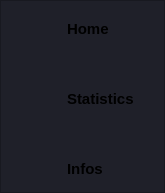
        <widget class="QFrame" name="left_menu_frame">
         <property name="minimumSize">
          <size>
           <width>148</width>
           <height>0</height>
          </size>
         </property>
         <property name="maximumSize">
          <size>
           <width>165</width>
           <height>16777215</height>
          </size>
         </property>
         <property name="styleSheet">
          <string notr="true">background-color:#1f2029;
border-right-color: rgb(173, 173, 173);
border-right: 1 solid rgb(173, 173, 173);
</string>
         </property>
         <property name="frameShape">
          <enum>QFrame::StyledPanel</enum>
         </property>
         <property name="frameShadow">
          <enum>QFrame::Raised</enum>
         </property>
         <layout class="QHBoxLayout" name="horizontalLayout_9">
          <property name="spacing">
           <number>0</number>
          </property>
          <property name="leftMargin">
           <number>0</number>
          </property>
          <property name="topMargin">
           <number>5</number>
          </property>
          <property name="rightMargin">
           <number>6</number>
          </property>
          <property name="bottomMargin">
           <number>0</number>
          </property>
          <item alignment="Qt::AlignVCenter">
           <widget class="QFrame" name="menu_frame">
            <property name="minimumSize">
             <size>
              <width>97</width>
              <height>0</height>
             </size>
            </property>
            <property name="maximumSize">
             <size>
              <width>16777215</width>
              <height>16777215</height>
             </size>
            </property>
            <property name="styleSheet">
             <string notr="true">border: none;</string>
            </property>
            <property name="frameShape">
             <enum>QFrame::StyledPanel</enum>
            </property>
            <property name="frameShadow">
             <enum>QFrame::Raised</enum>
            </property>
            <layout class="QGridLayout" name="gridLayout">
             <property name="leftMargin">
              <number>0</number>
             </property>
             <property name="topMargin">
              <number>0</number>
             </property>
             <property name="rightMargin">
              <number>0</number>
             </property>
             <property name="bottomMargin">
              <number>0</number>
             </property>
             <property name="horizontalSpacing">
              <number>0</number>
             </property>
             <property name="verticalSpacing">
              <number>24</number>
             </property>
             <item row="0" column="0" alignment="Qt::AlignLeft">
              <widget class="QPushButton" name="home_icon_button">
               <property name="minimumSize">
                <size>
                 <width>50</width>
                 <height>46</height>
                </size>
               </property>
               <property name="styleSheet">
                <string notr="true">border: none;</string>
               </property>
               <property name="text">
                <string/>
               </property>
               <property name="icon">
                <iconset>
                 <normaloff>:/icons/feather/mauve/home.svg</normaloff>:/icons/feather/mauve/home.svg</iconset>
               </property>
               <property name="iconSize">
                <size>
                 <width>32</width>
                 <height>32</height>
                </size>
               </property>
              </widget>
             </item>
             <item row="2" column="0" alignment="Qt::AlignLeft">
              <widget class="QPushButton" name="infos_icon_button">
               <property name="minimumSize">
                <size>
                 <width>50</width>
                 <height>46</height>
                </size>
               </property>
               <property name="text">
                <string/>
               </property>
               <property name="icon">
                <iconset>
                 <normaloff>:/icons/feather/mauve/info.svg</normaloff>:/icons/feather/mauve/info.svg</iconset>
               </property>
               <property name="iconSize">
                <size>
                 <width>32</width>
                 <height>32</height>
                </size>
               </property>
              </widget>
             </item>
             <item row="1" column="0" alignment="Qt::AlignLeft">
              <widget class="QPushButton" name="statistic_icon_button">
               <property name="minimumSize">
                <size>
                 <width>50</width>
                 <height>46</height>
                </size>
               </property>
               <property name="text">
                <string/>
               </property>
               <property name="icon">
                <iconset>
                 <normaloff>:/icons/feather/mauve/activity.svg</normaloff>:/icons/feather/mauve/activity.svg</iconset>
               </property>
               <property name="iconSize">
                <size>
                 <width>32</width>
                 <height>32</height>
                </size>
               </property>
              </widget>
             </item>
             <item row="0" column="1" alignment="Qt::AlignLeft">
              <widget class="QLabel" name="home_label">
               <property name="minimumSize">
                <size>
                 <width>91</width>
                 <height>0</height>
                </size>
               </property>
               <property name="font">
                <font>
                 <pointsize>11</pointsize>
                 <weight>75</weight>
                 <bold>true</bold>
                </font>
               </property>
               <property name="styleSheet">
                <string notr="true">border-right: none;</string>
               </property>
               <property name="text">
                <string>Home</string>
               </property>
               <property name="margin">
                <number>5</number>
               </property>
              </widget>
             </item>
             <item row="1" column="1" alignment="Qt::AlignLeft">
              <widget class="QLabel" name="statistic_label">
               <property name="minimumSize">
                <size>
                 <width>91</width>
                 <height>0</height>
                </size>
               </property>
               <property name="font">
                <font>
                 <pointsize>11</pointsize>
                 <weight>75</weight>
                 <bold>true</bold>
                </font>
               </property>
               <property name="text">
                <string>Statistics</string>
               </property>
               <property name="margin">
                <number>5</number>
               </property>
              </widget>
             </item>
             <item row="2" column="1" alignment="Qt::AlignLeft">
              <widget class="QLabel" name="infos_label">
               <property name="minimumSize">
                <size>
                 <width>91</width>
                 <height>0</height>
                </size>
               </property>
               <property name="font">
                <font>
                 <family>MS Shell Dlg 2</family>
                 <pointsize>11</pointsize>
                 <weight>75</weight>
                 <bold>true</bold>
                </font>
               </property>
               <property name="text">
                <string>Infos</string>
               </property>
               <property name="margin">
                <number>5</number>
               </property>
              </widget>
             </item>
            </layout>
           </widget>
          </item>
         </layout>
        </widget>
